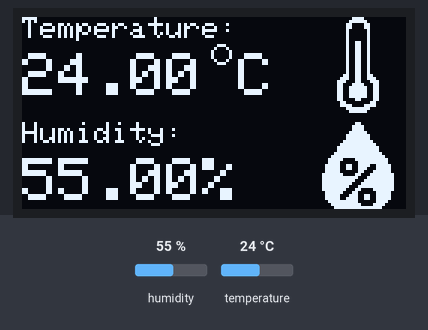
Simulated run of this sketch. Board: Arduino Uno, built with avr-gcc and run on an emulated ATmega328P. On the bench: 128×64 one-colour display. The inputs (shaded band) are chosen by the test bench; at power-on: humidity 55 %, temperature 24 °C.

Above: at 2.8 s.
2.9 s: humidity set to 22 %
At 5.0 s:
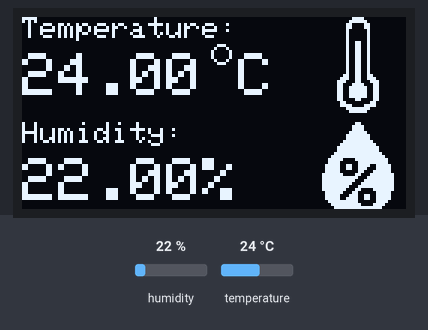
5.7 s: temperature set to 12 °C
At 6.2 s:
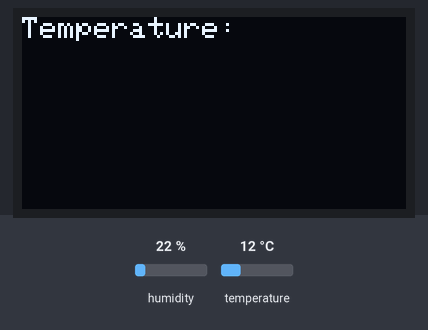
8.4 s: humidity set to 40 %
At 10.9 s:
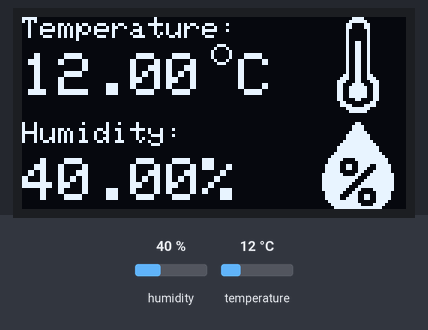
11.8 s: temperature set to 19 °C
At 13.3 s:
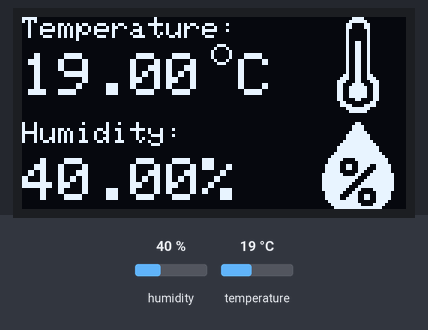
Timing chart, 0 to 14.8 s (numbered marks = the images above; inputs shaded):
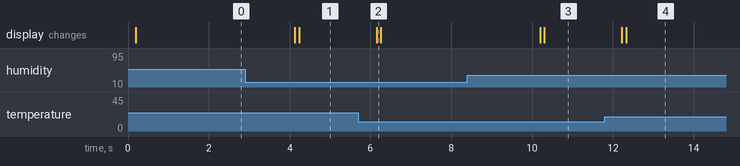

The sketch:

display_projectv1.0.ino
```cpp
#include <Adafruit_GFX.h>
#include <Adafruit_SSD1306.h>
#include <DHT.h>

Adafruit_SSD1306 screen(128, 64, &Wire, -1);
DHT sensor(2, DHT11);

float temp = 0.0;
float hum = 0.0;
float templast = temp;
float humlast = hum;

const unsigned char tempicon[] PROGMEM = {
  0x00, 0x03, 0xc0, 0x00, 0x00, 0x07, 0xe0, 0x00, 0x00, 0x0c, 0x30, 0x00, 0x00, 0x0c, 0x30, 0x00,
  0x00, 0x08, 0x10, 0x00, 0x00, 0x08, 0x10, 0x00, 0x00, 0x08, 0x10, 0x00, 0x00, 0x08, 0x10, 0x00,
  0x00, 0x09, 0x90, 0x00, 0x00, 0x09, 0x90, 0x00, 0x00, 0x09, 0x90, 0x00, 0x00, 0x09, 0x90, 0x00,
  0x00, 0x09, 0x90, 0x00, 0x00, 0x09, 0x90, 0x00, 0x00, 0x09, 0x90, 0x00, 0x00, 0x09, 0x90, 0x00,
  0x00, 0x09, 0x90, 0x00, 0x00, 0x09, 0x90, 0x00, 0x00, 0x09, 0x90, 0x00, 0x00, 0x19, 0x98, 0x00,
  0x00, 0x39, 0x9c, 0x00, 0x00, 0x71, 0x8e, 0x00, 0x00, 0x63, 0xc6, 0x00, 0x00, 0x67, 0xe6, 0x00,
  0x00, 0x67, 0xe6, 0x00, 0x00, 0x67, 0xe6, 0x00, 0x00, 0x67, 0xe6, 0x00, 0x00, 0x61, 0x86, 0x00,
  0x00, 0x30, 0x0c, 0x00, 0x00, 0x3c, 0x3c, 0x00, 0x00, 0x0f, 0xf0, 0x00, 0x00, 0x07, 0xe0, 0x00
};
const unsigned char humicon [] PROGMEM = {
  0x00, 0x01, 0x80, 0x00, 0x00, 0x03, 0xc0, 0x00, 0x00, 0x03, 0xc0, 0x00, 0x00, 0x07, 0xe0, 0x00,
  0x00, 0x0f, 0xf0, 0x00, 0x00, 0x0f, 0xf0, 0x00, 0x00, 0x1f, 0xf8, 0x00, 0x00, 0x3f, 0xfc, 0x00,
  0x00, 0x7f, 0xfe, 0x00, 0x00, 0x7f, 0xfe, 0x00, 0x00, 0xff, 0xff, 0x00, 0x01, 0xff, 0xff, 0x80,
  0x03, 0xe1, 0xff, 0xc0, 0x03, 0xc0, 0xff, 0xc0, 0x07, 0xcc, 0xf3, 0xe0, 0x07, 0xcc, 0xe3, 0xe0,
  0x07, 0xc0, 0xc7, 0xe0, 0x0f, 0xe1, 0x8f, 0xf0, 0x0f, 0xff, 0x1f, 0xf0, 0x0f, 0xfe, 0x3f, 0xf0,
  0x0f, 0xfc, 0x7f, 0xf0, 0x0f, 0xf8, 0xff, 0xf0, 0x0f, 0xf1, 0x87, 0xf0, 0x07, 0xe3, 0x03, 0xe0,
  0x07, 0xc7, 0x33, 0xe0, 0x07, 0xcf, 0x33, 0xe0, 0x03, 0xff, 0x03, 0xc0, 0x01, 0xff, 0x87, 0x80,
  0x00, 0xff, 0xff, 0x00, 0x00, 0x7f, 0xfe, 0x00, 0x00, 0x3f, 0xfc, 0x00, 0x00, 0x07, 0xe0, 0x00
};

void printdisplay(String a, int x, int y, int sise) {
  screen.setTextSize(sise);
  screen.setCursor(x, y);
  screen.print(a);
  screen.display();
}

void setup() {
  sensor.begin();
  screen.begin(SSD1306_SWITCHCAPVCC, 0x3C);
  screen.clearDisplay();
  screen.setTextColor(WHITE);
}

void loop() {
  temp = sensor.readTemperature();
  hum = sensor.readHumidity();
  if (temp != templast || hum != humlast) {
    screen.clearDisplay();
    printdisplay("Temperature:", 0, 0, 1);
    printdisplay(String(temp) + " C", 0, 12, 2);
    printdisplay("Humidity:", 0, 35, 1);
    printdisplay(String(hum) + "%", 0, 47, 2);
    screen.drawBitmap(96, 0, tempicon, 32, 32, WHITE);
    screen.drawBitmap(96, 35, humicon, 32, 32, WHITE);
    screen.drawCircle(66, 12, 3, WHITE);
    screen.display();
    humlast = hum;
    templast = temp;
  }
}
```

Measured:
- after the input at 2.9 s, the display: first changes after 1.2 s (image 1 shows a later state)
- after the input at 5.7 s, the display: changes after 0.45 s (image 2)
- after the input at 8.4 s, the display: first changes after 1.8 s (image 3 shows a later state)
- after the input at 11.8 s, the display: first changes after 0.42 s (image 4 shows a later state)
